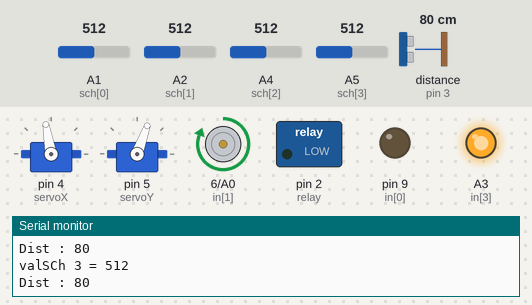
Simulated run of this sketch. Board: Arduino Uno, built with avr-gcc and run on an emulated ATmega328P. On the bench: 2 × servo, motor-driver pin pairs drawn as motors (green arrow = first pin HIGH = forward, orange = second pin HIGH = backward, longer = more drive), switched loads named in the sketch (green lamp = pin HIGH), output pins drawn as LEDs (lit = HIGH), the last lines printed to the serial monitor. Wiring (inferred from the names in the program): ultrasonic range finder: trigger pin 10; echo pin 3. The inputs (shaded band) are chosen by the test bench; at power-on: A1 (sch[0]) = 512, A2 (sch[1]) = 512, A4 (sch[2]) = 512, A5 (sch[3]) = 512, distance to the obstacle (sensor on pin 3) 80 cm. The echo pulse lasts 58.3 µs per cm; pins used as bus, display or sensor lines are not drawn.

Above: at 1.2 s.
1.3 s: A1 (sch[0]) set to 537
2.9 s: A1 (sch[0]) set to 560
At 3.4 s:
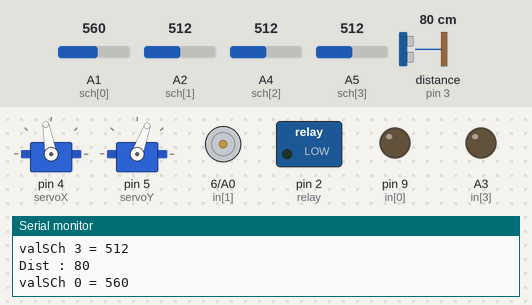
At 3.8 s:
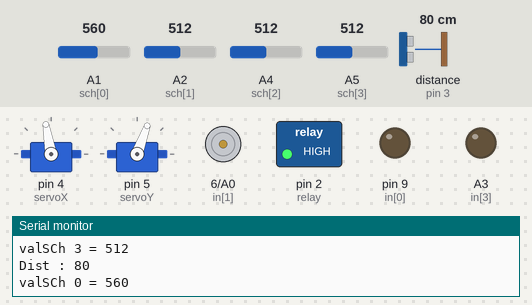
Timing chart, 0 to 14.9 s (numbered marks = the images above; inputs shaded):
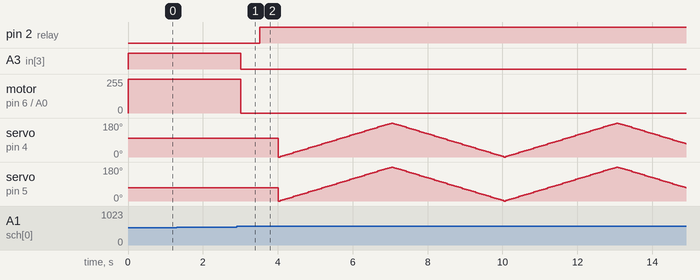

Measured:
- the behaviour switches between 550 and 551 on A1 (sch[0]) (found by bisection; images 0 and 1)
- after the input at 2.9 s, pin 2 (relay): LOW → HIGH after 0.62 s; A3 (in[3]): HIGH → LOW after 0.12 s

The sketch:

RX.ino
```cpp
//Include All Library
#include <Wire.h>
#include <Servo.h>
#include <SPI.h>


//Var control driver Motor DC
const int in[] = {9, 6, A0, A3};

//Var Servos
Servo servoX; //Arm-X
Servo servoY; //Arm-Y
int pos = 0;

//Var HCSR-04
#define trig 10
#define echo 3
int maxi = 200;
int mini = 0;
long duration, dist;
int distR = 0;
int distL = 0;

//Var Flame Sensor 5 Channel
const int sch[] = {A1, A2, A4, A5};
int vSch[]= {00, 00, 00, 00} ;

//Var Relay
#define relay 2

void setup() {
  // put your setup code here, to run once:
  Serial.begin(115200);

  servoX.attach(4);
  servoY.attach(5);

  pinMode(trig, OUTPUT);
  pinMode(echo, INPUT);

  pinMode(relay, OUTPUT);
  digitalWrite(relay, LOW);

  for(byte i=0;i<4;i++){
    pinMode(in[i], OUTPUT);
    }

  servoX.write(100);//servo Bawah
  servoY.write(70);//Servo Atas

   }


void loop() {

    vsc();

delay(300);

}


void forward(){
  digitalWrite(in[0], LOW);
  digitalWrite(in[1], HIGH);
  digitalWrite(in[2], LOW);
  digitalWrite(in[3], HIGH);


  }

void backof(){
  digitalWrite(in[0], HIGH);
  digitalWrite(in[1], LOW);
  digitalWrite(in[2], HIGH);     //Mundur func.
  digitalWrite(in[3], LOW);


  }

void left(){
  digitalWrite(in[0], HIGH);
  digitalWrite(in[1], LOW);
  digitalWrite(in[2], LOW);
  digitalWrite(in[3], HIGH);

  }


//-- balik kanan
void right(){
  digitalWrite(in[0], LOW);
  digitalWrite(in[1], HIGH);
  digitalWrite(in[2], HIGH);
  digitalWrite(in[3], LOW);

  }

void stp(){
  digitalWrite(in[0], LOW);
  digitalWrite(in[1], LOW);
  digitalWrite(in[2], LOW);
  digitalWrite(in[3], LOW);

  }


uint8_t vsc(){
 for(byte i=0; i<4; i++){
    vSch[i] = analogRead(sch[i]);
    Serial.print("valSCh ");
    Serial.print(i);
    Serial.print(" = ");
    Serial.println(vSch[i]);

    if(vSch[i] > 550){
      delay(100);
      blackout(50, 3);
        }else{
          hc();
          Serial.print("Dist : ");
          Serial.println(dist);
          }
  }

}


int blackout(int p, int d){
  stp();
  delay(500);
  wtr_pump(HIGH);
  delay(500);
  for(pos = 0; pos < 180; pos+=d){
    servoX.write(pos);
    servoY.write(pos);
    delay(p);
    }
  for(pos = 180; pos > 0; pos-=d){
      servoY.write(pos);
      servoX.write(pos);
      delay(p);
    }
  for(pos = 0; pos < 180; pos+=d){
    servoX.write(pos);
    servoY.write(pos);
    delay(p);
    }
  for(pos = 180; pos > 0; pos-=d){
      servoY.write(pos);
      servoX.write(pos);
      delay(p);
    }


    wtr_pump(LOW);
    servoX.write(100);
    servoY.write(70);

    delay (2500);
//    vsc();
}


uint8_t hc(){ // check dist...
  servoX.write(100);
  servoY.write(70);
  digitalWrite(trig, LOW);delayMicroseconds(2);
  digitalWrite(trig, HIGH);delayMicroseconds(10);
  digitalWrite(trig, LOW);
  duration = pulseIn(echo, HIGH);
  dist = duration/58.2;

  if(dist <= 50){
    right();
    return dist;

    }else if(dist <= 40){
      left();
      return dist;

      }else{
        forward();
        return dist;

        }


}


uint8_t wtr_pump(int p){
  digitalWrite(relay, p);

  }
```
